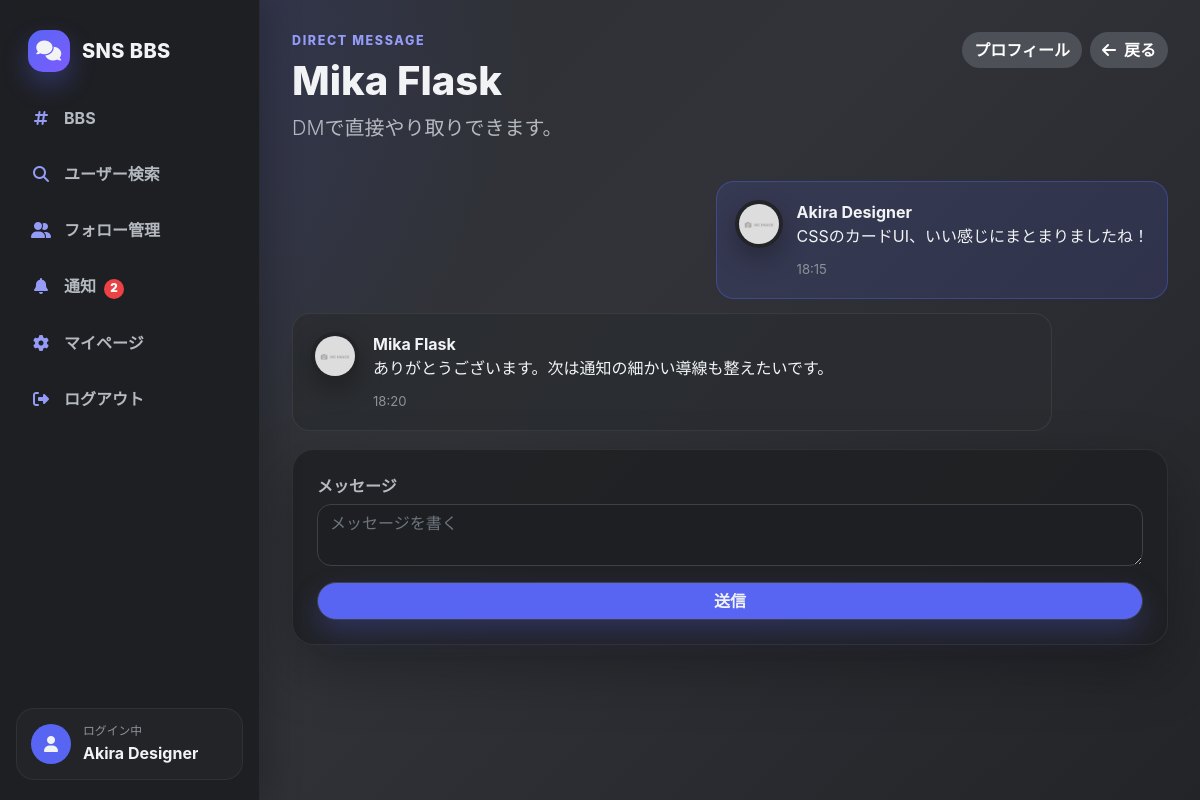
Screenshot of /chat/8 (signed in) with the database file from the repository.
### main/models.py (models this page shows, shortened)
class User(UserMixin, db.Model):
    id = db.Column(db.Integer, primary_key=True)
    username = db.Column(db.Text)
    login_user_id = db.Column(db.String(50), unique=True)
    password = db.Column(db.String(255))
    picture_path = db.Column(db.Text, nullable=True)
    bio = db.Column(db.Text, nullable=True)
    portfolio_url = db.Column(db.Text, nullable=True)
    skills = db.Column(db.Text, nullable=True)

class Chat(db.Model):
    id = db.Column(db.Integer, primary_key=True)
    from_user_id = db.Column(db.Integer, db.ForeignKey('user.id'))
    to_user_id = db.Column(db.Integer, db.ForeignKey('user.id'))
    message = db.Column(db.Text)
    create_date = db.Column(db.DateTime, default=datetime.now)

### main/views.py (the view, shortened to what this page needs)
@app.route('/chat/<friend_id>', methods=['GET', 'POST'])
@login_required
def chat(friend_id):
    friend = User.query.filter_by(id=friend_id).first_or_404()
    messages = Chat.query.filter(or_(
        and_(Chat.from_user_id == current_user.id, Chat.to_user_id == friend.id),
        and_(Chat.from_user_id == friend.id, Chat.to_user_id == current_user.id),
    )).order_by(Chat.create_date.asc()).all()
    return render_template('chat.html', friend=friend, messages=messages)

### main/views.py (called while the page is built)
@login_manager.user_loader
def load_user(user_id):
    return User.query.get(int(user_id))

def unread_notification_count():
    if not current_user.is_authenticated:
        return 0
    return Notification.query.filter_by(user_id=current_user.id, is_read=False).count()

@app.context_processor
def inject_notification_count():
    return {'unread_notification_count': unread_notification_count()}

### main/templates/chat.html
{% extends "layout.html" %}
{% from "macros.html" import validate_picture %}
{% block content %}
<section class="page-hero">
    <div>
        <p class="eyebrow">Direct message</p>
        <h1>{{ friend.username }}</h1>
        <p class="lead mt-2">DMで直接やり取りできます。</p>
    </div>
    <div class="d-flex flex-wrap gap-2">
        <a class="btn btn-secondary" href="{{ url_for('profile', user_id=friend.id) }}">プロフィール</a>
        <a class="btn btn-secondary" href="{{ url_for('follow_management') }}"><i class="fa-solid fa-arrow-left me-2"></i>戻る</a>
    </div>
</section>
<div class="stack" data-chat-page>
    <section class="chat-list" id="chat-list">
        {% if messages %}
            {% for message in messages %}
                {% if message.from_user_id == current_user.id %}
                <article class="message-card mine">
                    {{ validate_picture(current_user) }}
                    <div>
                        <strong>{{ current_user.username }}</strong>
                        <p class="mb-2">{{ message.message }}</p>
                        <span class="message-meta">{{ message.create_date.strftime('%H:%M') }}</span>
                    </div>
                </article>
                {% else %}
                <article class="message-card">
                    {{ validate_picture(friend) }}
                    <div>
                        <strong>{{ friend.username }}</strong>
                        <p class="mb-2">{{ message.message }}</p>
                        <span class="message-meta">{{ message.create_date.strftime('%H:%M') }}</span>
                    </div>
                </article>
                {% endif %}
            {% endfor %}
        {% else %}
        <div class="empty-state" id="chat-empty">まだメッセージはありません。最初の一通を送ってみましょう。</div>
        {% endif %}
    </section>
    <form id="chat-form" method="POST" action="{{ url_for('chat', friend_id=friend.id) }}">
        <label for="message">メッセージ</label>
        <textarea id="message" class="form-control" name="message" placeholder="メッセージを書く" required></textarea>
        <input class="btn btn-primary mt-3" type="submit" value="送信">
    </form>
</div>
{% endblock %}

### main/templates/layout.html (shortened to what this page needs)
<!DOCTYPE html>
<html lang="ja">
<head>
    <link href="https://cdn.jsdelivr.net/npm/bootstrap@5.1.3/dist/css/bootstrap.min.css" rel="stylesheet">
    <link rel="stylesheet" href="https://cdnjs.cloudflare.com/ajax/libs/font-awesome/6.7.2/css/all.min.css">
    <link rel="stylesheet" href="{{ url_for('static', filename='css/style.css') }}">
</head>
<body>
    <div class="app-shell">
        <aside class="discord-sidebar">
            <a class="brand" href="{{ url_for('bbs') }}">
                <span class="brand-icon"><i class="fa-solid fa-comments"></i></span>
                <span>SNS BBS</span>
            </a>
            <nav class="side-nav" aria-label="メインメニュー">
                {% if current_user.is_authenticated %}
                <a href="{{ url_for('bbs') }}"><i class="fa-solid fa-hashtag"></i><span>BBS</span></a>
                <a href="{{ url_for('user_search') }}"><i class="fa-solid fa-magnifying-glass"></i><span>ユーザー検索</span></a>
                <a href="{{ url_for('follow_management') }}"><i class="fa-solid fa-user-group"></i><span>フォロー管理</span></a>
                <a href="{{ url_for('notifications') }}"><i class="fa-solid fa-bell"></i><span>通知{% if unread_notification_count %}<b class="nav-badge">{{ unread_notification_count }}</b>{% endif %}</span></a>
                <a href="{{ url_for('setting') }}"><i class="fa-solid fa-gear"></i><span>マイページ</span></a>
                <a href="{{ url_for('logout') }}"><i class="fa-solid fa-right-from-bracket"></i><span>ログアウト</span></a>
                {% else %}
                <a href="{{ url_for('login') }}"><i class="fa-solid fa-right-to-bracket"></i><span>ログイン</span></a>
                <a href="{{ url_for('signup') }}"><i class="fa-solid fa-user-plus"></i><span>新規登録</span></a>
                {% endif %}
            </nav>
            {% if current_user.is_authenticated %}
            <div class="side-profile">
                <div class="avatar-mini"><i class="fa-solid fa-user"></i></div>
                <div>
                    <small>ログイン中</small>
                    <strong>{{ current_user.username }}</strong>
                </div>
            </div>
            {% endif %}
        </aside>
        <main class="content-area">
            {% block content %}{% endblock %}
        </main>
    </div>
    <div class="toast-container position-fixed top-0 end-0 p-3" id="toast-area"></div>
</body>
</html>

### main/templates/macros.html
{% macro validate_picture(user) %}
{% if user.picture_path %}
    <img class="profile-image" src="{{ url_for('static', filename=user.picture_path) }}" alt="{{ user.username }}のアイコン">
{% else %}
    <img class="profile-image" src="{{ url_for('static', filename='imgs/no_img.png') }}" alt="デフォルトアイコン">
{% endif %}
{% endmacro %}

### rows the page displays
User: username "Akira Designer"
User: username "Mika Flask"
Chat: message "CSSのカードUI、いい感じにまとまりましたね！", create_date "18:15"
Chat: message "ありがとうございます。次は通知の細かい導線も整えたいです。", create_date "18:20"

### other values shown
{{ unread_notification_count }} "2"
